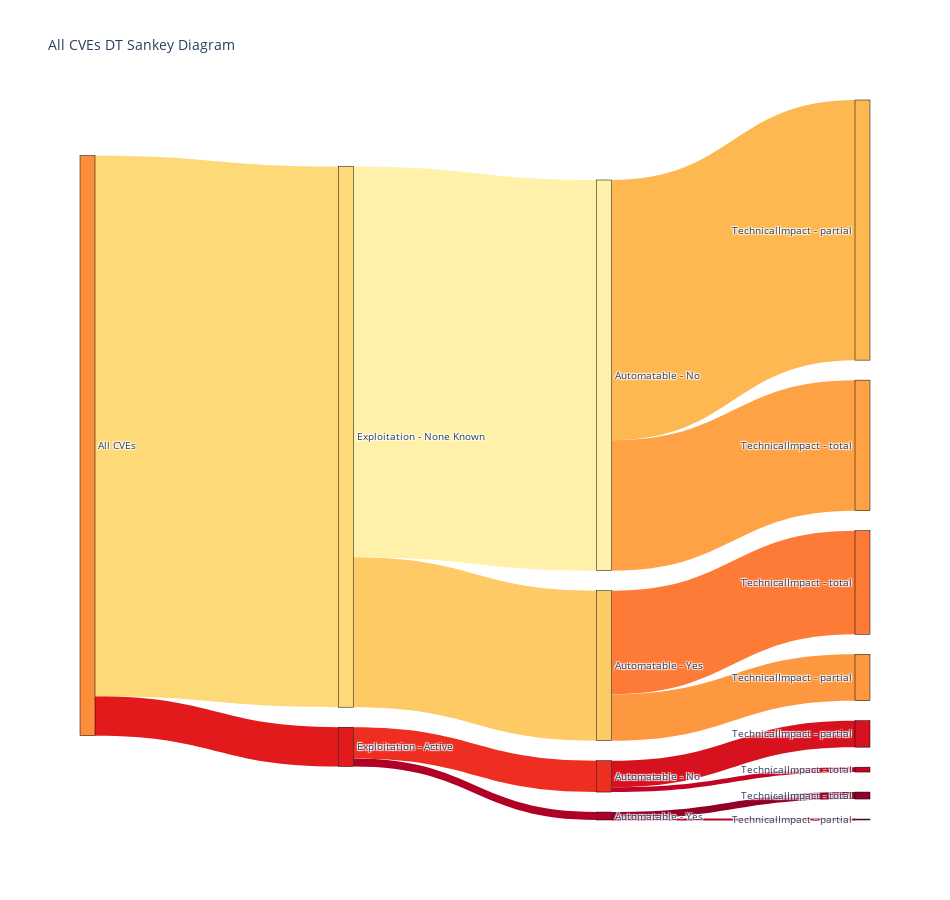

The code cell stored with this chart in its notebook:
### Code cell
dt_sankey(sankey_df, "All CVEs DT Sankey Diagram")

### Figure 1 — Plotly figure (JSON) as saved in the notebook; plotly's stock layout.template omitted (floating-point values rounded to 4 significant figures)
{"data": [{"domain": {"x": [0, 1], "y": [0, 1]}, "link": {"color": ["#e31a1c", "#fd8e3c", "#fed977", "#b00026", "#ed2e21", "#fc5b2e", "#feab49", "#feca66", "#fff1a9", "#910026", "#b40026", "#c20325", "#d7121f", "#e31a1c", "#f13824", "#f84628", "#fc6832", "#fd7a37", "#fd9841", "#fea245", "#feb852"], "source": [0, 0, 0, 1, 1, 2, 2, 3, 3, 4, 4, 5, 5, 6, 6, 7, 7, 8, 8, 9, 9], "target": [1, 2, 3, 4, 5, 6, 7, 8, 9, 10, 11, 12, 13, 14, 15, 16, 17, 18, 19, 20, 21], "value": [15004, 0, 206302, 3034, 11970, 0, 0, 57207, 149095, 2670, 364, 1863, 10107, 0, 0, 0, 0, 39495, 17712, 49838, 99257]}, "node": {"color": ["#fd8e3c", "#e31a1c", "#fd8e3c", "#fed977", "#b00026", "#ed2e21", "#fc5b2e", "#feab49", "#feca66", "#fff1a9", "#910026", "#b40026", "#c20325", "#d7121f", "#e31a1c", "#f13824", "#f84628", "#fc6832", "#fd7a37", "#fd9841", "#fea245", "#feb852"], "label": ["All CVEs", "Exploitation - Active", "Exploitation - Poc", "Exploitation - None Known", "Automatable - Yes", "Automatable - No", "Automatable - Yes", "Automatable - No", "Automatable - Yes", "Automatable - No", "TechnicalImpact - total", "TechnicalImpact - partial", "TechnicalImpact - total", "TechnicalImpact - partial", "TechnicalImpact - total", "TechnicalImpact - partial", "TechnicalImpact - total", "TechnicalImpact - partial", "TechnicalImpact - total", "TechnicalImpact - partial", "TechnicalImpact - total", "TechnicalImpact - partial"], "line": {"color": "black", "width": 0.5}, "pad": 20, "thickness": 15}, "orientation": "h", "type": "sankey", "valueformat": ".0f"}], "layout": {"font": {"size": 10}, "height": 900, "title": {"text": "All CVEs DT Sankey Diagram"}, "width": 950}}
